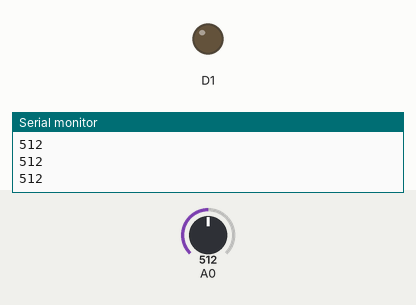
The sketch below on a simulated ESP8266 (NodeMCU). On the bench: output pins drawn as LEDs (lit = HIGH), the last lines printed to the serial monitor. Dashed ring = blinking. Inputs (shaded band) come from the test bench; at power-on: A0 = 512.

Above: at 1.2 s.
1.3 s: A0 set to 794
2.8 s: A0 set to 819
At 3.2 s:
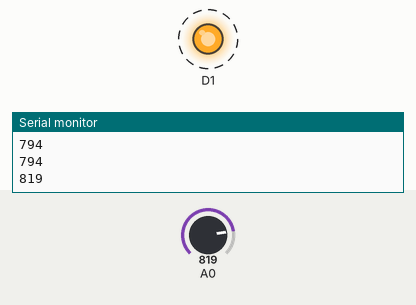
5.8 s: A0 set to 790
At 6.6 s:
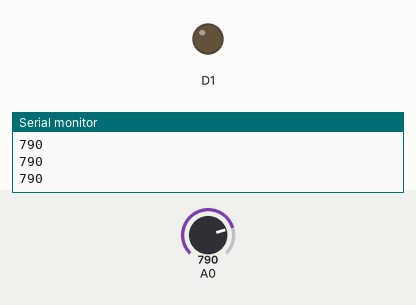
7.3 s: A0 set to 810
At 7.7 s:
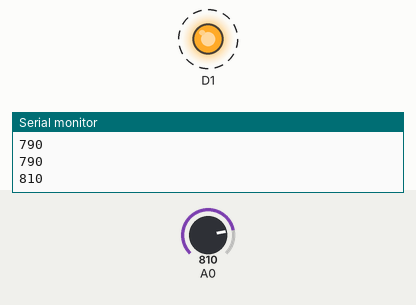
Timing chart, 0 to 11.3 s (numbered marks = the images above; inputs shaded):
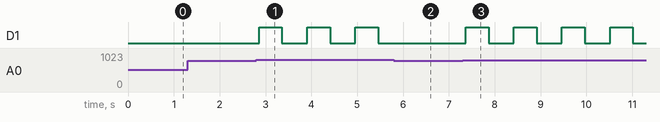

Measured:
- the behaviour switches between 800 and 801 on A0 (found by bisection; images 0 and 1)
- after the input at 2.8 s, D1: alternates HIGH for 0.50 s and LOW for 0.55 s, starting after 0.06 s
- after the input at 5.8 s, D1: stays LOW (without the input it goes to HIGH after 0.21 s)
- after the input at 7.3 s, D1: alternates HIGH for 0.50 s and LOW for 0.55 s, starting after 0.06 s

The sketch:

sketch_oct07b.ino
```cpp
void setup() {
  pinMode(D1, OUTPUT);
  pinMode(A0, INPUT);
  Serial.begin(9600);

}

void loop() {
  int value = analogRead(A0);
  Serial.println(value);
  delay(50);
  if(value>800)
  {
    digitalWrite(D1, HIGH);
    delay(500);
    digitalWrite(D1, LOW);
    delay(500);
  }
  else{
    digitalWrite(D1,LOW);
  }

}
```
